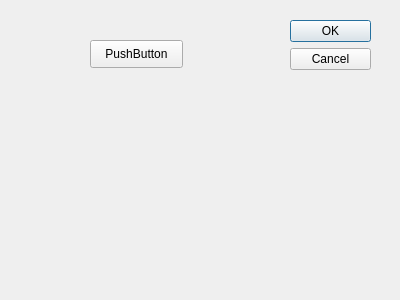
<?xml version="1.0" encoding="UTF-8"?>
<ui version="4.0">
 <class>Dialog</class>
 <widget class="QDialog" name="Dialog">
  <property name="geometry">
   <rect>
    <x>0</x>
    <y>0</y>
    <width>400</width>
    <height>300</height>
   </rect>
  </property>
  <property name="windowTitle">
   <string>Dialog</string>
  </property>
  <widget class="QDialogButtonBox" name="buttonBox">
   <property name="geometry">
    <rect>
     <x>290</x>
     <y>20</y>
     <width>81</width>
     <height>241</height>
    </rect>
   </property>
   <property name="orientation">
    <enum>Qt::Vertical</enum>
   </property>
   <property name="standardButtons">
    <set>QDialogButtonBox::Cancel|QDialogButtonBox::Ok</set>
   </property>
  </widget>
  <widget class="QPushButton" name="pushButton">
   <property name="geometry">
    <rect>
     <x>90</x>
     <y>40</y>
     <width>93</width>
     <height>28</height>
    </rect>
   </property>
   <property name="text">
    <string>PushButton</string>
   </property>
  </widget>
 </widget>
 <resources/>
 <connections>
  <connection>
   <sender>buttonBox</sender>
   <signal>accepted()</signal>
   <receiver>Dialog</receiver>
   <slot>accept()</slot>
   <hints>
    <hint type="sourcelabel">
     <x>248</x>
     <y>254</y>
    </hint>
    <hint type="destinationlabel">
     <x>157</x>
     <y>274</y>
    </hint>
   </hints>
  </connection>
  <connection>
   <sender>buttonBox</sender>
   <signal>rejected()</signal>
   <receiver>Dialog</receiver>
   <slot>reject()</slot>
   <hints>
    <hint type="sourcelabel">
     <x>316</x>
     <y>260</y>
    </hint>
    <hint type="destinationlabel">
     <x>286</x>
     <y>274</y>
    </hint>
   </hints>
  </connection>
 </connections>
</ui>
